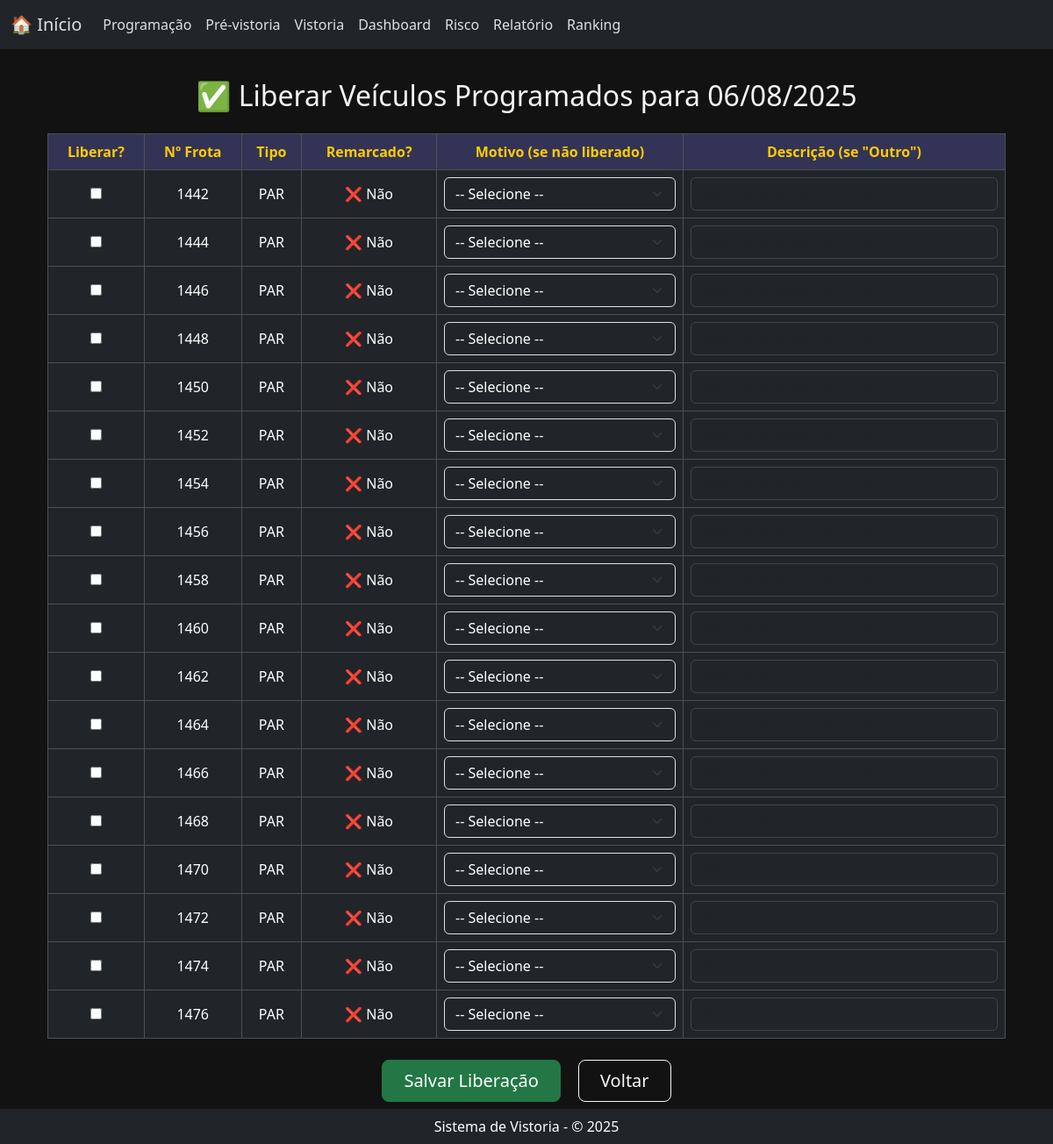
The page /pre_vistoria on the database its author committed.
### models.py (models this page shows)
class Programacao(db.Model):
    __tablename__ = 'programacoes'
    id = db.Column(db.Integer, primary_key=True)
    data = db.Column(db.Date, nullable=False)
    veiculo_id = db.Column(db.Integer, db.ForeignKey('veiculos.id'), nullable=False)
    compareceu = db.Column(db.Boolean, nullable=True, default=None)
    remarcado_para = db.Column(db.Date, nullable=True)
    observacao = db.Column(db.Text, nullable=True)
    motivo_classificado = db.Column(db.String(50), nullable=True)
    habilitado_para_vistoria = db.Column(db.Boolean, default=False)
    veiculo = db.relationship("Veiculo", backref="programacoes")

class Veiculo(db.Model):
    __tablename__ = 'veiculos'
    id = db.Column(db.Integer, primary_key=True)
    numero_frota = db.Column(db.Integer, nullable=False)
    tipo_frota = db.Column(db.String(10), nullable=False)
    status = db.Column(db.String(10), nullable=False)
    observacao = db.Column(db.String(255))

### app.py (the view, shortened to what this page needs)
@app.route("/pre_vistoria", methods=["GET", "POST"])
def pre_vistoria():
    hoje = date.today()
    programacoes = Programacao.query.filter_by(data=hoje).all()
    return render_template(
        "pre_vistoria.html",
        programacoes=programacoes,
        data=hoje.strftime("%d/%m/%Y"),
        hoje=hoje  # ✅ Adicionado aqui
    )

### templates/pre_vistoria.html (shortened to what this page needs)
{% extends "base.html" %}
{% block content %}
<div class="container mt-4">
    <h2 class="mb-4 text-center">✅ Liberar Veículos Programados para {{ data }}</h2>
    <form method="post">
        <table class="table table-dark table-bordered text-center align-middle">
            <thead>
                <tr>
                    <th>Liberar?</th>
                    <th>Nº Frota</th>
                    <th>Tipo</th>
                    <th>Remarcado?</th>
                    <th>Motivo (se não liberado)</th>
                    <th>Descrição (se "Outro")</th>
                </tr>
            </thead>
            <tbody>
            {% for p in programacoes %}
                <tr>
                    <td>
                        <input type="checkbox" name="liberar_{{ p.id }}" id="check_{{ p.id }}"
                               {% if p.habilitado_para_vistoria %}checked{% endif %}>
                    </td>
                    <td>{{ p.veiculo.numero_frota }}</td>
                    <td>{{ p.veiculo.tipo_frota }}</td>
                    <td>{% if p.remarcado_para == hoje %}✅ Sim{% else %}❌ Não{% endif %}</td>
                    <td>
                        <select name="motivo_{{ p.id }}" class="form-select bg-dark text-white">
                            <option value="">-- Selecione --</option>
                        </select>
                    </td>
                    <td>
                        <input type="text" name="descricao_{{ p.id }}" class="form-control bg-dark text-white"
                               placeholder="Detalhe se selecionou 'Outro'">
                    </td>
                </tr>
            {% endfor %}
            </tbody>
        </table>
        <div class="text-center mt-4">
            <button type="submit" class="btn btn-success btn-lg px-4">Salvar Liberação</button>
            <a href="/" class="btn btn-outline-light btn-lg px-4 ms-3">Voltar</a>
        </div>
    </form>
</div>
{% endblock %}

### templates/base.html (shortened to what this page needs)
<!DOCTYPE html>
<html lang="pt-BR">
<head>
    <link href="https://cdn.jsdelivr.net/npm/bootstrap@5.3.2/dist/css/bootstrap.min.css" rel="stylesheet">
    <link rel="stylesheet" href="{{ url_for('static', filename='style.css') }}">
</head>
<body>
<nav class="navbar navbar-expand-lg navbar-dark bg-dark fixed-top">
  <div class="container-fluid">
   <a class="navbar-brand" href="{{ url_for('index') }}">🏠 Início</a>
   <ul class="navbar-nav me-auto mb-2 mb-lg-0">
    <li class="nav-item"><a class="nav-link" href="/programacao">Programação</a></li>
    <li class="nav-item"><a class="nav-link" href="/pre_vistoria">Pré-vistoria</a></li>
    <li class="nav-item"><a class="nav-link" href="/vistoria">Vistoria</a></li>
    <li class="nav-item"><a class="nav-link" href="/dashboard">Dashboard</a></li>
    <li class="nav-item"><a class="nav-link" href="/risco">Risco</a></li>
    <li class="nav-item"><a class="nav-link" href="/relatorio_botao">Relatório</a></li>
    <li class="nav-item"><a class="nav-link" href="/ranking">Ranking</a></li>
</ul>
    </div>
</nav>
<div class="container pb-5">
    {% block content %}{% endblock %}
</div>
<footer class="footer fixed-bottom bg-dark text-white text-center py-2">
    Sistema de Vistoria - © 2025
</footer>
</body>
</html>

### static/style.css (style rules this page uses)
body { background-color: #1e1e2f; color: #e0e0e0; font-family: 'Segoe UI', Tahoma, Geneva, Verdana, sans-serif; }
.navbar { background-color: #111122; }
.nav-link, .navbar-brand { color: #e0e0e0 !important; }
.container { margin-top: 30px; }
.table { background-color: #2a2a40; color: #fff; }
.table th { background-color: #333355; color: #ffcc00; }
.table tr:nth-child(even) { background-color: #252538; }
.btn-success { background-color: #227744; border-color: #227744; }
footer { background-color: #111122; color: #777; }
input[type="text"], input[type="number"], input[type="date"], select, textarea { background-color: #2e2e40; color: #fff; border: 1px solid #444; }
input[type="checkbox"] { accent-color: #00ccff; }
a { color: #66d9ef; }

### templates/base.html (style rules this page uses)
body { padding-top: 60px; background-color: #121212; color: #f5f5f5; }

### rows shown on the page
Programacao: veiculo.numero_frota "1442", veiculo.tipo_frota "PAR", shows "❌ Não"
Programacao: veiculo.numero_frota "1444", veiculo.tipo_frota "PAR", shows "❌ Não"
Programacao: veiculo.numero_frota "1446", veiculo.tipo_frota "PAR", shows "❌ Não"
Programacao: veiculo.numero_frota "1448", veiculo.tipo_frota "PAR", shows "❌ Não"
Programacao: veiculo.numero_frota "1450", veiculo.tipo_frota "PAR", shows "❌ Não"
Programacao: veiculo.numero_frota "1452", veiculo.tipo_frota "PAR", shows "❌ Não"
Programacao: veiculo.numero_frota "1454", veiculo.tipo_frota "PAR", shows "❌ Não"
Programacao: veiculo.numero_frota "1456", veiculo.tipo_frota "PAR", shows "❌ Não"
Programacao: veiculo.numero_frota "1458", veiculo.tipo_frota "PAR", shows "❌ Não"
Programacao: veiculo.numero_frota "1460", veiculo.tipo_frota "PAR", shows "❌ Não"
Programacao: veiculo.numero_frota "1462", veiculo.tipo_frota "PAR", shows "❌ Não"
Programacao: veiculo.numero_frota "1464", veiculo.tipo_frota "PAR", shows "❌ Não"
Programacao: veiculo.numero_frota "1466", veiculo.tipo_frota "PAR", shows "❌ Não"
Programacao: veiculo.numero_frota "1468", veiculo.tipo_frota "PAR", shows "❌ Não"
Programacao: veiculo.numero_frota "1470", veiculo.tipo_frota "PAR", shows "❌ Não"
Programacao: veiculo.numero_frota "1472", veiculo.tipo_frota "PAR", shows "❌ Não"
Programacao: veiculo.numero_frota "1474", veiculo.tipo_frota "PAR", shows "❌ Não"
Programacao: veiculo.numero_frota "1476", veiculo.tipo_frota "PAR", shows "❌ Não"

### other values the page prints
{{ data }} "06/08/2025"
